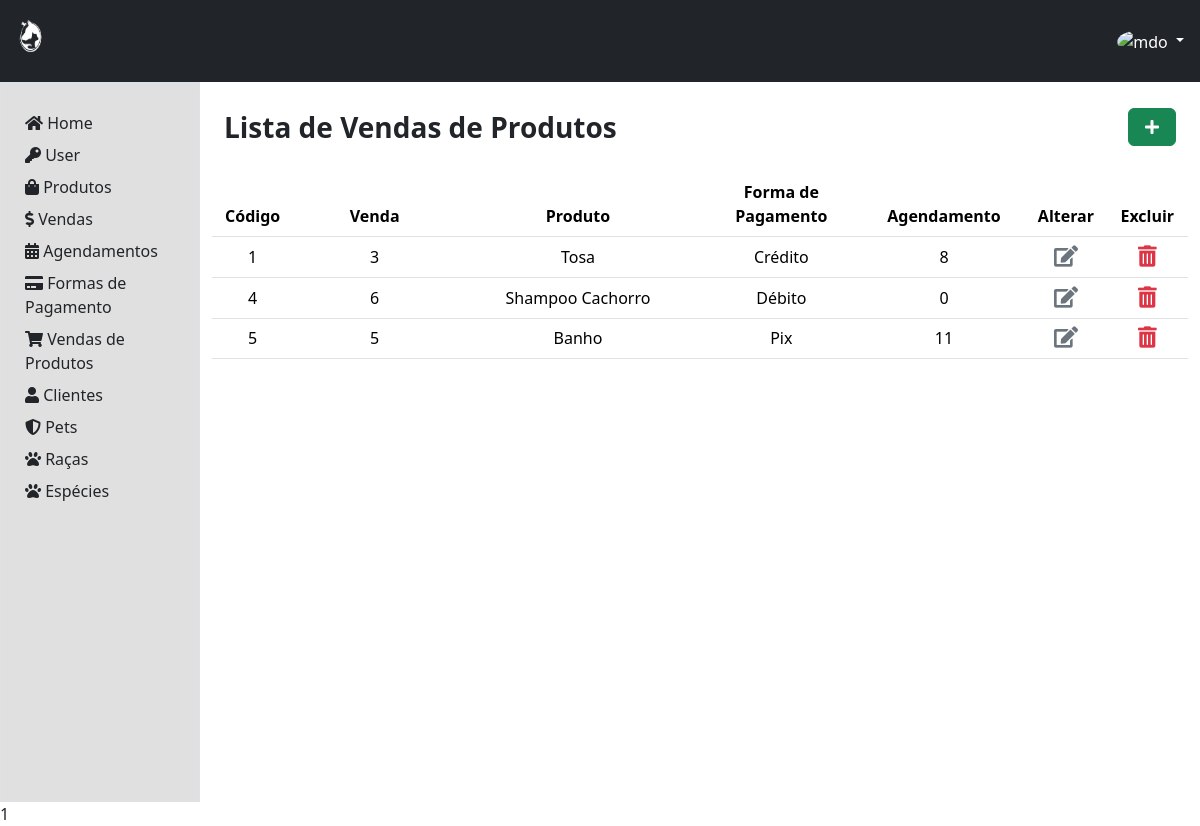
The app's page /area-admin/vendaProduto/index.php (signed in) with its own data.
### tables this page shows
CREATE TABLE `tbvendaproduto` (
  `codVendaProduto` int(11) NOT NULL,
  `codVenda` int(11) NOT NULL,
  `codProduto` int(11) NOT NULL,
  `codFormaPgto` int(11) NOT NULL,
  `codAgendamento` int(11) DEFAULT NULL
);

CREATE TABLE `tbproduto` (
  `codProduto` int(11) NOT NULL,
  `descProduto` varchar(50) NOT NULL,
  `valorProduto` float NOT NULL,
  `agendamentoProduto` char(3) DEFAULT NULL,
  `imgProduto` varchar(50) NOT NULL
);

CREATE TABLE `tbformapgto` (
  `codFormaPgto` int(11) NOT NULL,
  `descFormaPgto` varchar(50) NOT NULL
);

### dao/VendaProdutoDao.php (called while the page is built, shortened)
<?php
    class VendaProdutoDao {
        public static function selectAll () {
            $conexao = Conexao::conectar();
            $query = "SELECT a.*, p.descProduto, f.descFormaPgto
            FROM tbvendaproduto a
            INNER JOIN tbproduto p ON a.codProduto = p.codProduto
            INNER JOIN tbformapgto f ON a.codFormaPgto = f.codFormaPgto";
            $stmt = $conexao->prepare($query);
            $stmt->execute();
            return $stmt->fetchAll(PDO::FETCH_ASSOC);
        }
    }
?>

### area-admin/vendaProduto/index.php (the view, shortened to what this page needs)
<?php
  require_once '../../dao/VendaProdutoDao.php';
  $vendasProduto = VendaProdutoDao::selectAll();
?>
<!DOCTYPE html>
<html lang="pt-br">
<head>
  <link href="https://cdn.jsdelivr.net/npm/bootstrap@5.3.2/dist/css/bootstrap.min.css" rel="stylesheet">
  <link rel="stylesheet" href="https://use.fontawesome.com/releases/v5.3.1/css/all.css">
  <link rel="stylesheet" href="css/style.css">
</head>
<body style="justify-content: center; align-items: center; height: 100vh ">
<?php
    if (isset($_SESSION['codAdm'])) {
        include('./../../componentes/header-adm.php');
    }
  ?>
  <div class="container-fluid" style="height: 90vh">
    <div class="row h-100">
    <?php
      include('./../../componentes/menu-adm.php');
      ?>
      <div class="col-md-10  p-4 borber">
        <div class="row align-items-center mb-4">
          <div class="col fs-3 fw-semibold">
            Lista de Vendas de Produtos
          </div>
          <div class="col text-end ">
            <a class="btn btn-success px-3" role="button" aria-disabled="true" href="register-vendaProduto.php"><i
                class="fas fa-plus" aria-hidden="true"></i></a>
          </div>
        </div>
        <div class=" row">
          <table class="table table-hover">
            <thead>
              <tr>
                <th class="col-md-1 text-center">Código</th>
                <th class="col-md-2 text-center">Venda</th>
                <th class="col-md-3 text-center">Produto</th>
                <th class="col-md-2 text-center">Forma de Pagamento</th>
                <th class="col-md-2 text-center">Agendamento</th>
                <th class="text-center col-md-1">Alterar</th>
                <th class="text-center col-md-1">Excluir</th>
              </tr>
              <?php foreach($vendasProduto as $vendaProduto) { ?>
              <tr>
                <td class="text-center"><?=$vendaProduto['codVendaProduto']?></td>
                <td class="text-center"><?=$vendaProduto['codVenda']?></td>
                <td class="text-center"><?=$vendaProduto['descProduto']?></td>
                <td class="text-center"><?=$vendaProduto['descFormaPgto']?></td>
                <td class="text-center"><?=$vendaProduto['codAgendamento']?></td>
                <td class="text-center">
                  <form action="process-vendaProduto.php" method="POST">
                    <button type="submit" class="dropdown-item" ><i
                        class="fas fa-edit fa-lg text-secondary"></i>
                    </button>
                  </form>
                </td>
                <td class="text-center ">
                  <a class="dropdown-item" onclick="modalRemover(<?=$vendaProduto['codVendaProduto']?>,'codDeletar')">
                    <i class="fas fa-trash-alt fa-lg text-danger"></i>
                  </a>
                </td>
              <tr>
              <?php } ?>
            </thead>
          </table>
        </div>
      </div>
    </div>
  </div>
  <?= require './../../componentes/modal.php'?>
</body>
</html>

### css/style.css (style rules this page uses)
a { position: relative; text-decoration: none; }

### records on screen
tbvendaproduto: codVendaProduto "1", codVenda "3", tbproduto.descProduto "Tosa", tbformapgto.descFormaPgto "Crédito", codAgendamento "8"
tbvendaproduto: codVendaProduto "4", codVenda "6", tbproduto.descProduto "Shampoo Cachorro", tbformapgto.descFormaPgto "Débito", codAgendamento "0"
tbvendaproduto: codVendaProduto "5", codVenda "5", tbproduto.descProduto "Banho", tbformapgto.descFormaPgto "Pix", codAgendamento "11"

### other values on screen
require './../../componentes/modal.php' "1"
